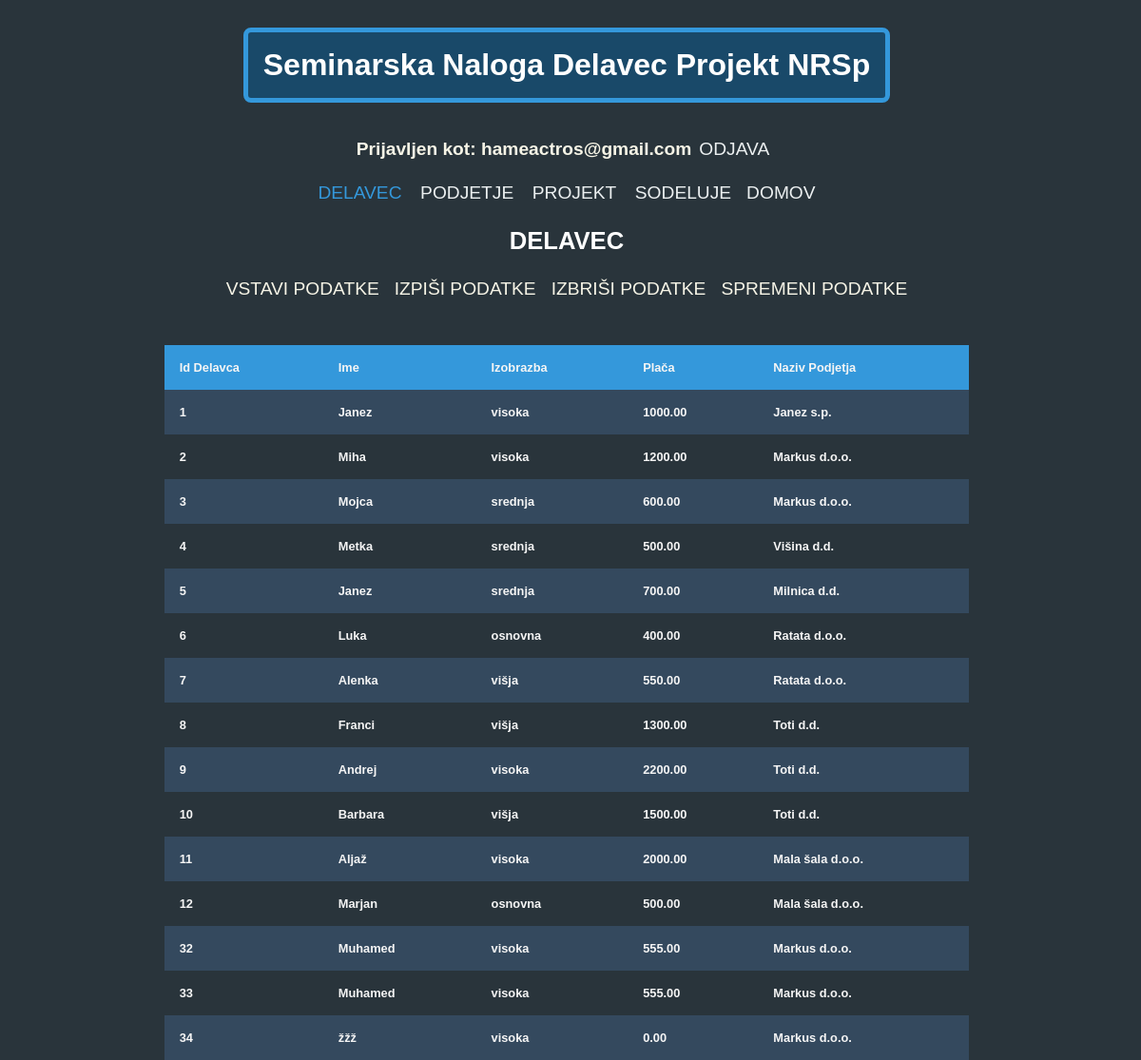
/components/delavec/delavec_izpisi.php (signed in), run on the app's committed database.
### tables this page shows
CREATE TABLE `delavec` (
  `id_delavec` int(11) NOT NULL,
  `ime` varchar(30) DEFAULT NULL,
  `izobrazba` varchar(40) DEFAULT NULL,
  `placa` decimal(7,2) DEFAULT NULL,
  `id_podjetje` int(11) DEFAULT NULL
);

CREATE TABLE `podjetje` (
  `id_podjetje` int(11) NOT NULL,
  `naziv` varchar(100) DEFAULT NULL,
  `mesto` varchar(100) DEFAULT NULL
);

### components/delavec/delavec_izpisi.php (the view, shortened to what this page needs)
<!doctype html>
<html lang="en">
<head>
    <link rel="stylesheet" href="../style_menu.css">
    <link rel="stylesheet" href="../style_table.css">
</head>
<body>
<?php
    include("../head.php");
?>
<div class="tableContainer">
    <?php
    include "../common_var.php";
    $conn = mysqli_connect($servername, $username, $password, $dbname);
    mysqli_query($conn, "set names 'utf8'");
    $sql = "SELECT delavec.id_delavec, delavec.ime, delavec.izobrazba, delavec.placa, podjetje.naziv AS naziv_podjetja FROM delavec INNER JOIN podjetje ON delavec.id_podjetje = podjetje.id_podjetje";
    $result = mysqli_query($conn, $sql);
    echo "<table>";
    echo "<tr><th>Id Delavca</th><th>Ime</th><th>Izobrazba</th><th>Plača</th><th>Naziv Podjetja</th></tr>";
    while($row = mysqli_fetch_assoc($result)) {
        echo  "<tr>".
                "<td>" .  $row["id_delavec"] . "</td>" .
                "<td>" . $row["ime"] . "</td>" .
                "<td>" . $row["izobrazba"]. "</td>" .
                "<td>" . $row["placa"] . "</td>".
                "<td>".$row["naziv_podjetja"]. "</td>" .
                "</tr>";
    }
    echo "</table>";
    ?>
</div>
</body>
</html>

### components/style_menu.css (style rules this page uses)
body { flex-direction: column; display: flex; align-items: center; background: #29343b; font-family: "Montserrat", sans-serif; }

### components/style_table.css (style rules this page uses)
body { height: 100vh; width: 98vw; display: flex; background-color: #29343b; color: whitesmoke; }
.tableContainer { width: 90%; display: flex; flex-direction: column; align-items: center; }
table { background-color: #29343b; border-radius: 8px; width: 80%; color: whitesmoke; border-collapse: collapse; }
th, td { padding: 1rem; text-align: left; }
th { background-color: #3498db; }
tr:nth-child(even) { background-color: #34495e; transition: all 0.2s ease-in-out; }

### components/style.css (style rules this page uses)
body { font-family: 'Segoe UI', Tahoma, Geneva, Verdana, sans-serif; font-size: 0.8rem; height: 98vh; font-weight: bold; display: flex; flex-direction: column; background-color: #29343b; }

### data on the page
delavec: id_delavec "1", ime "Janez", izobrazba "visoka", placa "1000.00", id_podjetje.naziv "Janez s.p."
delavec: id_delavec "2", ime "Miha", izobrazba "visoka", placa "1200.00", id_podjetje.naziv "Markus d.o.o."
delavec: id_delavec "3", ime "Mojca", izobrazba "srednja", placa "600.00", id_podjetje.naziv "Markus d.o.o."
delavec: id_delavec "4", ime "Metka", izobrazba "srednja", placa "500.00", id_podjetje.naziv "Višina d.d."
delavec: id_delavec "5", ime "Janez", izobrazba "srednja", placa "700.00", id_podjetje.naziv "Milnica d.d."
delavec: id_delavec "6", ime "Luka", izobrazba "osnovna", placa "400.00", id_podjetje.naziv "Ratata d.o.o."
delavec: id_delavec "7", ime "Alenka", izobrazba "višja", placa "550.00", id_podjetje.naziv "Ratata d.o.o."
delavec: id_delavec "8", ime "Franci", izobrazba "višja", placa "1300.00", id_podjetje.naziv "Toti d.d."
delavec: id_delavec "9", ime "Andrej", izobrazba "visoka", placa "2200.00", id_podjetje.naziv "Toti d.d."
delavec: id_delavec "10", ime "Barbara", izobrazba "višja", placa "1500.00", id_podjetje.naziv "Toti d.d."
delavec: id_delavec "11", ime "Aljaž", izobrazba "visoka", placa "2000.00", id_podjetje.naziv "Mala šala d.o.o."
delavec: id_delavec "12", ime "Marjan", izobrazba "osnovna", placa "500.00", id_podjetje.naziv "Mala šala d.o.o."
delavec: id_delavec "32", ime "Muhamed", izobrazba "visoka", placa "555.00", id_podjetje.naziv "Markus d.o.o."
delavec: id_delavec "33", ime "Muhamed", izobrazba "visoka", placa "555.00", id_podjetje.naziv "Markus d.o.o."
delavec: id_delavec "34", ime "žžž", izobrazba "visoka", placa "0.00", id_podjetje.naziv "Markus d.o.o."

### other printed values
$_SESSION['email'] "hameactros@gmail.com"
$activeSection "DELAVEC"
$menuItem "VSTAVI PODATKE"
$menuItem "IZPIŠI PODATKE"
$menuItem "IZBRIŠI PODATKE"
$menuItem "SPREMENI PODATKE"
